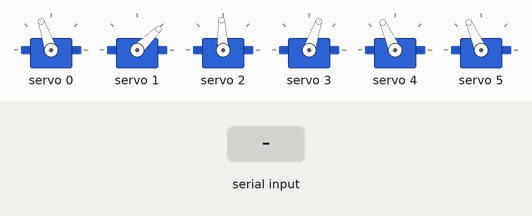
This sketch was run on a simulated Arduino Uno, built with avr-gcc and run on an emulated ATmega328P. Parts: 6 × servo. The test bench sets the inputs (shaded band).

Above: at 1.2 s.
1.3 s: "90,45,200\n" received over Serial
At 2.0 s:
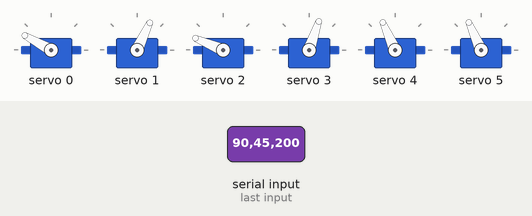
2.8 s: "30,150,10\n" received over Serial
At 3.1 s:
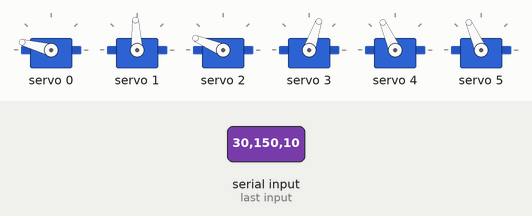
4.3 s: "90,45\n" received over Serial
At 5.5 s:
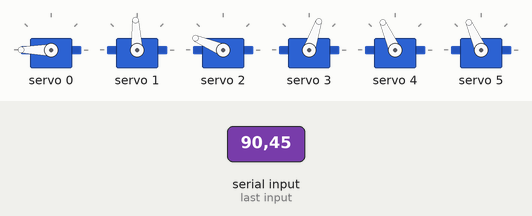
Timing chart, 0 to 7.3 s (numbered marks = the images above; inputs shaded):
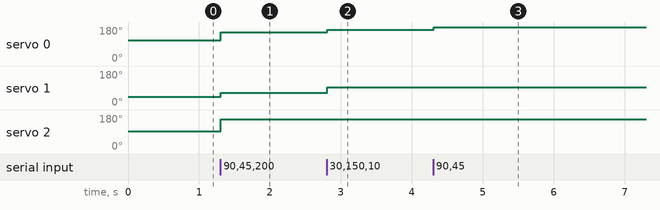

The sketch:

0925robot.ino
```cpp
#include <Wire.h>
#include <Adafruit_PWMServoDriver.h>

// ----- 서보 관련 상수 정의 -----
#define SERVOMIN 102    // 최소 펄스 길이 (≈ 1000μs / 4.88)
#define SERVOMAX 512    // 최대 펄스 길이 (≈ 2000μs / 4.88)
#define DEGREE_MIN 0    // 최소 각도
#define DEGREE_MAX 180  // 최대 각도
#define NUM_MOTORS 6    // 모터 개수

// ----- PCA9685 객체 정의 (외부에서 extern으로 참조됨) -----
Adafruit_PWMServoDriver pca9685 = Adafruit_PWMServoDriver(0x40);

class Robot {
    private:
        static Robot *_instance;

        int motor_vals[NUM_MOTORS + 1] = { 0 };  // 받아오는 입력값
        int curr_degree[NUM_MOTORS] = {105, 45, 90, 70, 110, 110}; // 현재 모터 각도
        int curr_pulse[NUM_MOTORS] = {0, 0, 0, 0, 0, 0}; // 현재 모터 펄스값
        int min_degree[NUM_MOTORS] = {0, 0, 30, 0, 30, 20}; // 모터 각도 최소값
        int max_degree[NUM_MOTORS] = {180, 90, 150, 120, 150, 160}; // 모터 각도 최대값

        // 초기 각도를 펄스로 바꿔 저장
        Robot() {
            for (int i = 0; i < NUM_MOTORS; i++) {
                curr_pulse[i] = setPulse(curr_degree[i]);
            }

            setServoAngle();
        }

        // 모터를 현재 저장된 각도(펄스)로 이동하게 함
        void setServoAngle() {
            for (int i = 0; i < NUM_MOTORS; i++) {
                pca9685.setPWM(i, 0, curr_pulse[i]);
            }
        }

        // 각도를 펄스로 바꾸는 함수
        int setPulse(int degree) {
            int pulse = map(degree, DEGREE_MIN, DEGREE_MAX, SERVOMIN, SERVOMAX);
            return pulse;
        }

        // 펄스를 각도로 바꾸는 함수
        int setDegree(int pulse) {
            int degree = map(pulse, SERVOMIN, SERVOMAX, DEGREE_MIN, DEGREE_MAX);
            return degree;
        }

        // 각도 범위제한
        void checklimit() {
            for (int i = 0; i < NUM_MOTORS; i++) {
                int min_pulse = setPulse(min_degree[i]);
                int max_pulse = setPulse(max_degree[i]);
                curr_pulse[i] = constrain(curr_pulse[i], min_pulse, max_pulse);
            }
        }

        // 입력받은 값 기반으로 동작하는 함수
        void moving() {

            for (int i = 0; i < NUM_MOTORS; i++) {
                curr_pulse[i] += motor_vals[i];
                checklimit();
                curr_degree[i] = setDegree(curr_pulse[i]); // 현재 각도를 저장해놓음
            }
            setServoAngle();
            delay(10);
        }

    public:
        static Robot* getInstance();

        // 시리얼 입력 기반 동작 테스트 함수
        void moveArm() {
            if (Serial.available()) {
                String input = Serial.readStringUntil('\n');
                input.trim();

                uint8_t idx = 0;
                char* token = strtok((char*)input.c_str(), ",");

                while (token && idx < NUM_MOTORS + 1) {
                    motor_vals[idx++] = atoi(token);
                    token = strtok(NULL, ",");
                }

                moving();
            }
        }
};

Robot* robot = nullptr;

Robot* Robot::_instance = nullptr;

Robot* Robot::getInstance() {
    if (_instance == nullptr) {
        _instance = new Robot();
    }
    return _instance;
}

void setup() {
    Serial.begin(115200);
    pca9685.begin();
    pca9685.setPWMFreq(50);

    robot = Robot::getInstance();
}

void loop() {
   robot->moveArm();
}
```

Measured:
- after the input at 1.3 s, servo 0: 109° → 151° at once; servo 1: 44° → 65° at once; servo 2: 93° → 157° at once
- after the input at 2.8 s, servo 0: 151° → 165° at once; servo 1: 65° → 93° at once
- after the input at 4.3 s, servo 0: 165° → 180° at once
